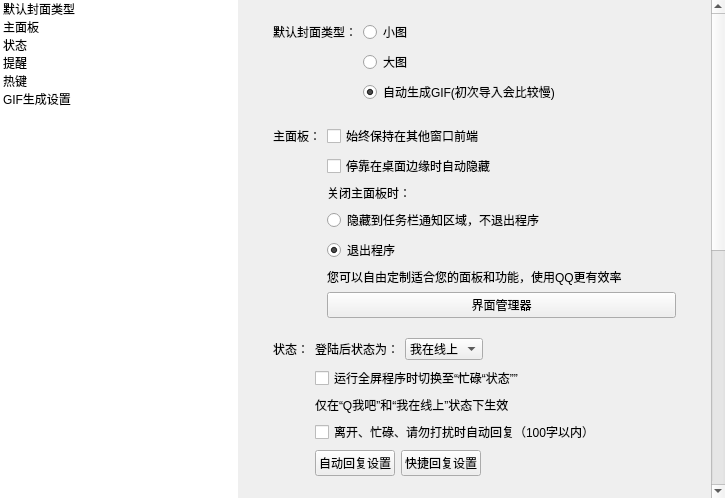
<?xml version="1.0" encoding="UTF-8"?>
<ui version="4.0">
 <class>Setting</class>
 <widget class="QWidget" name="Setting">
  <property name="geometry">
   <rect>
    <x>0</x>
    <y>0</y>
    <width>725</width>
    <height>498</height>
   </rect>
  </property>
  <property name="windowTitle">
   <string>设置</string>
  </property>
  <layout class="QHBoxLayout" name="horizontalLayout">
   <property name="spacing">
    <number>0</number>
   </property>
   <property name="leftMargin">
    <number>0</number>
   </property>
   <property name="topMargin">
    <number>0</number>
   </property>
   <property name="rightMargin">
    <number>0</number>
   </property>
   <property name="bottomMargin">
    <number>0</number>
   </property>
   <item>
    <widget class="QListWidget" name="listWidget">
     <property name="frameShape">
      <enum>QFrame::NoFrame</enum>
     </property>
     <property name="verticalScrollBarPolicy">
      <enum>Qt::ScrollBarAlwaysOff</enum>
     </property>
     <property name="horizontalScrollBarPolicy">
      <enum>Qt::ScrollBarAlwaysOff</enum>
     </property>
     <property name="currentRow">
      <number>-1</number>
     </property>
     <item>
      <property name="text">
       <string>默认封面类型</string>
      </property>
     </item>
     <item>
      <property name="text">
       <string>主面板</string>
      </property>
     </item>
     <item>
      <property name="text">
       <string>状态</string>
      </property>
     </item>
     <item>
      <property name="text">
       <string>提醒</string>
      </property>
     </item>
     <item>
      <property name="text">
       <string>热键</string>
      </property>
     </item>
     <item>
      <property name="text">
       <string>GIF生成设置</string>
      </property>
     </item>
    </widget>
   </item>
   <item>
    <widget class="QScrollArea" name="scrollArea">
     <property name="frameShape">
      <enum>QFrame::NoFrame</enum>
     </property>
     <property name="horizontalScrollBarPolicy">
      <enum>Qt::ScrollBarAlwaysOff</enum>
     </property>
     <property name="widgetResizable">
      <bool>true</bool>
     </property>
     <widget class="QWidget" name="scrollAreaWidgetContents">
      <property name="geometry">
       <rect>
        <x>0</x>
        <y>-307</y>
        <width>460</width>
        <height>825</height>
       </rect>
      </property>
      <layout class="QVBoxLayout" name="verticalLayout">
       <property name="spacing">
        <number>20</number>
       </property>
       <property name="leftMargin">
        <number>35</number>
       </property>
       <property name="topMargin">
        <number>20</number>
       </property>
       <property name="rightMargin">
        <number>35</number>
       </property>
       <property name="bottomMargin">
        <number>20</number>
       </property>
       <item>
        <widget class="QWidget" name="widget_0" native="true">
         <layout class="QFormLayout" name="formLayout">
          <property name="leftMargin">
           <number>0</number>
          </property>
          <property name="topMargin">
           <number>0</number>
          </property>
          <property name="rightMargin">
           <number>0</number>
          </property>
          <property name="bottomMargin">
           <number>0</number>
          </property>
          <item row="0" column="0">
           <widget class="QLabel" name="titleLabel1">
            <property name="text">
             <string>默认封面类型：</string>
            </property>
           </widget>
          </item>
          <item row="0" column="1">
           <widget class="QRadioButton" name="RadioButton">
            <property name="text">
             <string>小图</string>
            </property>
           </widget>
          </item>
          <item row="1" column="1">
           <widget class="QRadioButton" name="radioButton">
            <property name="text">
             <string>大图</string>
            </property>
            <property name="checked">
             <bool>true</bool>
            </property>
           </widget>
          </item>
          <item row="2" column="1">
           <widget class="QRadioButton" name="radioButton_2">
            <property name="text">
             <string>自动生成GIF(初次导入会比较慢)</string>
            </property>
            <property name="checked">
             <bool>true</bool>
            </property>
           </widget>
          </item>
         </layout>
        </widget>
       </item>
       <item>
        <widget class="QWidget" name="widget_1" native="true">
         <layout class="QFormLayout" name="formLayout_8">
          <property name="leftMargin">
           <number>0</number>
          </property>
          <property name="topMargin">
           <number>0</number>
          </property>
          <property name="rightMargin">
           <number>0</number>
          </property>
          <property name="bottomMargin">
           <number>0</number>
          </property>
          <item row="0" column="0">
           <widget class="QLabel" name="titleLabel2">
            <property name="text">
             <string>主面板：</string>
            </property>
           </widget>
          </item>
          <item row="0" column="1">
           <widget class="QCheckBox" name="checkBox_26">
            <property name="text">
             <string>始终保持在其他窗口前端</string>
            </property>
           </widget>
          </item>
          <item row="1" column="1">
           <widget class="QCheckBox" name="checkBox_27">
            <property name="text">
             <string>停靠在桌面边缘时自动隐藏</string>
            </property>
           </widget>
          </item>
          <item row="2" column="1">
           <widget class="QLabel" name="label_10">
            <property name="text">
             <string>关闭主面板时：</string>
            </property>
           </widget>
          </item>
          <item row="3" column="1">
           <widget class="QRadioButton" name="right1">
            <property name="text">
             <string>隐藏到任务栏通知区域，不退出程序</string>
            </property>
           </widget>
          </item>
          <item row="4" column="1">
           <widget class="QRadioButton" name="right2">
            <property name="text">
             <string>退出程序</string>
            </property>
            <property name="checked">
             <bool>true</bool>
            </property>
           </widget>
          </item>
          <item row="5" column="1">
           <widget class="QLabel" name="label_11">
            <property name="text">
             <string>您可以自由定制适合您的面板和功能，使用QQ更有效率</string>
            </property>
           </widget>
          </item>
          <item row="6" column="1">
           <widget class="QPushButton" name="right3">
            <property name="text">
             <string>界面管理器</string>
            </property>
           </widget>
          </item>
         </layout>
        </widget>
       </item>
       <item>
        <widget class="QWidget" name="widget_2" native="true">
         <layout class="QFormLayout" name="formLayout_9">
          <property name="leftMargin">
           <number>0</number>
          </property>
          <property name="topMargin">
           <number>0</number>
          </property>
          <property name="rightMargin">
           <number>0</number>
          </property>
          <property name="bottomMargin">
           <number>0</number>
          </property>
          <item row="0" column="0">
           <widget class="QLabel" name="titleLabel3">
            <property name="text">
             <string>状态：</string>
            </property>
           </widget>
          </item>
          <item row="0" column="1">
           <layout class="QHBoxLayout" name="horizontalLayout_2">
            <item>
             <widget class="QLabel" name="label_13">
              <property name="text">
               <string>登陆后状态为：</string>
              </property>
             </widget>
            </item>
            <item>
             <widget class="QComboBox" name="comboBox">
              <item>
               <property name="text">
                <string>我在线上</string>
               </property>
              </item>
              <item>
               <property name="text">
                <string>Q我吧</string>
               </property>
              </item>
              <item>
               <property name="text">
                <string>离开</string>
               </property>
              </item>
              <item>
               <property name="text">
                <string>忙碌</string>
               </property>
              </item>
              <item>
               <property name="text">
                <string>请勿打扰</string>
               </property>
              </item>
              <item>
               <property name="text">
                <string>隐身</string>
               </property>
              </item>
             </widget>
            </item>
            <item>
             <spacer name="horizontalSpacer">
              <property name="orientation">
               <enum>Qt::Horizontal</enum>
              </property>
              <property name="sizeHint" stdset="0">
               <size>
                <width>40</width>
                <height>20</height>
               </size>
              </property>
             </spacer>
            </item>
           </layout>
          </item>
          <item row="1" column="1">
           <widget class="QCheckBox" name="checkBox_30">
            <property name="text">
             <string>运行全屏程序时切换至“忙碌“状态””</string>
            </property>
           </widget>
          </item>
          <item row="2" column="1">
           <widget class="QLabel" name="right4">
            <property name="text">
             <string>仅在“Q我吧”和“我在线上”状态下生效</string>
            </property>
           </widget>
          </item>
          <item row="3" column="1">
           <widget class="QCheckBox" name="checkBox_31">
            <property name="text">
             <string>离开、忙碌、请勿打扰时自动回复（100字以内）</string>
            </property>
           </widget>
          </item>
          <item row="4" column="1">
           <layout class="QHBoxLayout" name="horizontalLayout_3">
            <item>
             <widget class="QPushButton" name="pushButton_5">
              <property name="text">
               <string>自动回复设置</string>
              </property>
             </widget>
            </item>
            <item>
             <widget class="QPushButton" name="pushButton_4">
              <property name="text">
               <string>快捷回复设置</string>
              </property>
             </widget>
            </item>
            <item>
             <spacer name="horizontalSpacer_2">
              <property name="orientation">
               <enum>Qt::Horizontal</enum>
              </property>
              <property name="sizeHint" stdset="0">
               <size>
                <width>40</width>
                <height>20</height>
               </size>
              </property>
             </spacer>
            </item>
           </layout>
          </item>
         </layout>
        </widget>
       </item>
       <item>
        <widget class="QWidget" name="widget_3" native="true">
         <layout class="QFormLayout" name="formLayout_4">
          <property name="leftMargin">
           <number>0</number>
          </property>
          <property name="topMargin">
           <number>0</number>
          </property>
          <property name="rightMargin">
           <number>0</number>
          </property>
          <property name="bottomMargin">
           <number>0</number>
          </property>
          <item row="0" column="0">
           <widget class="QLabel" name="titleLabel6">
            <property name="text">
             <string>提醒：</string>
            </property>
           </widget>
          </item>
          <item row="0" column="1">
           <widget class="QCheckBox" name="checkBox_20">
            <property name="text">
             <string>会话消息提醒</string>
            </property>
           </widget>
          </item>
          <item row="1" column="1">
           <widget class="QCheckBox" name="checkBox_21">
            <property name="text">
             <string>新邮件提醒</string>
            </property>
           </widget>
          </item>
          <item row="2" column="1">
           <widget class="QLabel" name="right5">
            <property name="text">
             <string>当插入安卓设备时，提示安装或者更新QQ手机版</string>
            </property>
           </widget>
          </item>
          <item row="3" column="1">
           <widget class="QLabel" name="label_3">
            <property name="text">
             <string>&lt;html&gt;&lt;head/&gt;&lt;body&gt;&lt;p&gt;您可以设置是否在屏幕右下角收到来自QQ空间的通知，&lt;a href=&quot;#&quot;&gt;&lt;span style=&quot; text-decoration: none; color:#00aaff;&quot;&gt;进入设置&lt;/span&gt;&lt;/a&gt;。&lt;/p&gt;&lt;/body&gt;&lt;/html&gt;</string>
            </property>
           </widget>
          </item>
          <item row="4" column="1">
           <widget class="QLabel" name="label_4">
            <property name="text">
             <string>好友上线提醒</string>
            </property>
           </widget>
          </item>
          <item row="5" column="1">
           <widget class="QRadioButton" name="radioButton">
            <property name="text">
             <string>关闭好友上线提醒</string>
            </property>
           </widget>
          </item>
          <item row="6" column="1">
           <widget class="QRadioButton" name="radioButton_2">
            <property name="text">
             <string>全部好友上线提醒</string>
            </property>
           </widget>
          </item>
          <item row="7" column="1">
           <widget class="QRadioButton" name="radioButton_3">
            <property name="text">
             <string>以下好友上线提醒</string>
            </property>
            <property name="checked">
             <bool>true</bool>
            </property>
           </widget>
          </item>
          <item row="8" column="1">
           <layout class="QFormLayout" name="formLayout_5">
            <item row="0" column="0">
             <widget class="QListWidget" name="listWidgetUser">
              <property name="frameShape">
               <enum>QFrame::NoFrame</enum>
              </property>
             </widget>
            </item>
            <item row="0" column="1">
             <widget class="QPushButton" name="pushButton">
              <property name="text">
               <string>添加</string>
              </property>
             </widget>
            </item>
           </layout>
          </item>
         </layout>
        </widget>
       </item>
       <item>
        <widget class="QWidget" name="widget_4" native="true">
         <layout class="QFormLayout" name="formLayout_6">
          <property name="leftMargin">
           <number>0</number>
          </property>
          <property name="topMargin">
           <number>0</number>
          </property>
          <property name="rightMargin">
           <number>0</number>
          </property>
          <property name="bottomMargin">
           <number>0</number>
          </property>
          <item row="0" column="0">
           <widget class="QLabel" name="titleLabel7">
            <property name="text">
             <string>热键：</string>
            </property>
           </widget>
          </item>
          <item row="0" column="1">
           <widget class="QLabel" name="label_6">
            <property name="text">
             <string>您可以通过点击选择要更改的热键</string>
            </property>
           </widget>
          </item>
          <item row="1" column="1">
           <widget class="QPushButton" name="pushButton_2">
            <property name="text">
             <string>设置热键</string>
            </property>
           </widget>
          </item>
         </layout>
        </widget>
       </item>
       <item>
        <widget class="QWidget" name="widget_5" native="true">
         <layout class="QFormLayout" name="formLayout_2">
          <property name="horizontalSpacing">
           <number>6</number>
          </property>
          <property name="verticalSpacing">
           <number>6</number>
          </property>
          <property name="leftMargin">
           <number>0</number>
          </property>
          <property name="topMargin">
           <number>0</number>
          </property>
          <property name="rightMargin">
           <number>0</number>
          </property>
          <property name="bottomMargin">
           <number>0</number>
          </property>
          <item row="0" column="0">
           <widget class="QLabel" name="titleLabel8">
            <property name="enabled">
             <bool>true</bool>
            </property>
            <property name="layoutDirection">
             <enum>Qt::LeftToRight</enum>
            </property>
            <property name="text">
             <string>GIF生成设置：</string>
            </property>
           </widget>
          </item>
          <item row="0" column="1">
           <layout class="QVBoxLayout" name="verticalLayout_2">
            <item>
             <layout class="QHBoxLayout" name="horizontalLayout_4">
              <item>
               <widget class="QLabel" name="label_2">
                <property name="text">
                 <string>起始</string>
                </property>
               </widget>
              </item>
              <item>
               <widget class="QLineEdit" name="gifStartTime">
                <property name="statusTip">
                 <string/>
                </property>
                <property name="inputMask">
                 <string/>
                </property>
                <property name="text">
                 <string/>
                </property>
               </widget>
              </item>
              <item>
               <widget class="QLabel" name="label">
                <property name="text">
                 <string>结束</string>
                </property>
               </widget>
              </item>
              <item>
               <widget class="QLineEdit" name="gifEndTime"/>
              </item>
              <item>
               <widget class="QLabel" name="label_5">
                <property name="text">
                 <string>间隔</string>
                </property>
               </widget>
              </item>
              <item>
               <widget class="QLineEdit" name="gifInterval"/>
              </item>
             </layout>
            </item>
            <item>
             <widget class="QLabel" name="label_7">
              <property name="text">
               <string>起始时间结束时间单位是秒，间隔单位是0.1秒</string>
              </property>
             </widget>
            </item>
           </layout>
          </item>
         </layout>
        </widget>
       </item>
       <item alignment="Qt::AlignRight">
        <widget class="QPushButton" name="confirm">
         <property name="minimumSize">
          <size>
           <width>100</width>
           <height>0</height>
          </size>
         </property>
         <property name="text">
          <string>确认</string>
         </property>
        </widget>
       </item>
      </layout>
     </widget>
    </widget>
   </item>
  </layout>
 </widget>
 <tabstops>
  <tabstop>listWidget</tabstop>
  <tabstop>RadioButton</tabstop>
  <tabstop>radioButton</tabstop>
  <tabstop>radioButton_2</tabstop>
  <tabstop>checkBox_26</tabstop>
  <tabstop>checkBox_27</tabstop>
  <tabstop>right1</tabstop>
  <tabstop>right2</tabstop>
  <tabstop>right3</tabstop>
  <tabstop>comboBox</tabstop>
  <tabstop>checkBox_30</tabstop>
  <tabstop>checkBox_31</tabstop>
  <tabstop>pushButton_5</tabstop>
  <tabstop>pushButton_4</tabstop>
  <tabstop>checkBox_20</tabstop>
  <tabstop>checkBox_21</tabstop>
  <tabstop>radioButton</tabstop>
  <tabstop>radioButton_2</tabstop>
  <tabstop>radioButton_3</tabstop>
  <tabstop>listWidgetUser</tabstop>
  <tabstop>pushButton</tabstop>
  <tabstop>pushButton_2</tabstop>
 </tabstops>
 <resources/>
 <connections/>
</ui>
